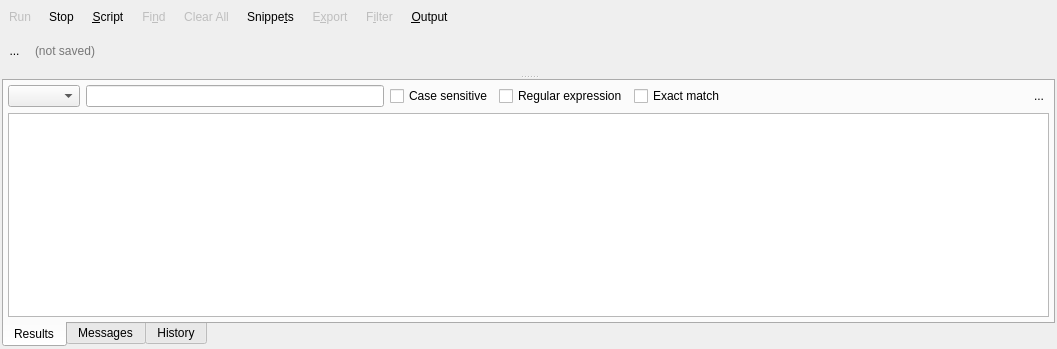
<?xml version="1.0" encoding="UTF-8"?>
<ui version="4.0">
 <class>SQLExecutionWidget</class>
 <widget class="QWidget" name="SQLExecutionWidget">
  <property name="geometry">
   <rect>
    <x>0</x>
    <y>0</y>
    <width>1057</width>
    <height>349</height>
   </rect>
  </property>
  <property name="baseSize">
   <size>
    <width>780</width>
    <height>0</height>
   </size>
  </property>
  <property name="windowTitle">
   <string>Form</string>
  </property>
  <layout class="QGridLayout" name="gridLayout">
   <property name="leftMargin">
    <number>2</number>
   </property>
   <property name="topMargin">
    <number>2</number>
   </property>
   <property name="rightMargin">
    <number>2</number>
   </property>
   <property name="bottomMargin">
    <number>2</number>
   </property>
   <item row="1" column="0">
    <widget class="QWidget" name="filename_wgt" native="true">
     <property name="minimumSize">
      <size>
       <width>0</width>
       <height>0</height>
      </size>
     </property>
     <layout class="QHBoxLayout" name="horizontalLayout_3">
      <property name="leftMargin">
       <number>0</number>
      </property>
      <property name="topMargin">
       <number>0</number>
      </property>
      <property name="rightMargin">
       <number>0</number>
      </property>
      <property name="bottomMargin">
       <number>0</number>
      </property>
      <item>
       <widget class="QToolButton" name="close_file_tb">
        <property name="minimumSize">
         <size>
          <width>25</width>
          <height>25</height>
         </size>
        </property>
        <property name="maximumSize">
         <size>
          <width>25</width>
          <height>25</height>
         </size>
        </property>
        <property name="toolTip">
         <string>Close the current SQL script</string>
        </property>
        <property name="text">
         <string>...</string>
        </property>
        <property name="icon">
         <iconset resource="../res/resources.qrc">
          <normaloff>:/icones/icones/fechar.png</normaloff>:/icones/icones/fechar.png</iconset>
        </property>
        <property name="iconSize">
         <size>
          <width>20</width>
          <height>20</height>
         </size>
        </property>
        <property name="autoRaise">
         <bool>true</bool>
        </property>
       </widget>
      </item>
      <item>
       <widget class="QLineEdit" name="filename_edt">
        <property name="minimumSize">
         <size>
          <width>0</width>
          <height>25</height>
         </size>
        </property>
        <property name="toolTip">
         <string>SQL script currently handled</string>
        </property>
        <property name="autoFillBackground">
         <bool>false</bool>
        </property>
        <property name="styleSheet">
         <string notr="true">background: transparent;</string>
        </property>
        <property name="text">
         <string/>
        </property>
        <property name="frame">
         <bool>false</bool>
        </property>
        <property name="cursorPosition">
         <number>0</number>
        </property>
        <property name="readOnly">
         <bool>true</bool>
        </property>
        <property name="placeholderText">
         <string>(not saved)</string>
        </property>
       </widget>
      </item>
     </layout>
    </widget>
   </item>
   <item row="0" column="0">
    <layout class="QHBoxLayout" name="horizontalLayout">
     <property name="spacing">
      <number>4</number>
     </property>
     <item>
      <widget class="QToolButton" name="run_sql_tb">
       <property name="enabled">
        <bool>false</bool>
       </property>
       <property name="sizePolicy">
        <sizepolicy hsizetype="Fixed" vsizetype="Fixed">
         <horstretch>0</horstretch>
         <verstretch>0</verstretch>
        </sizepolicy>
       </property>
       <property name="minimumSize">
        <size>
         <width>0</width>
         <height>30</height>
        </size>
       </property>
       <property name="toolTip">
        <string>Run the specified SQL command</string>
       </property>
       <property name="text">
        <string>Run</string>
       </property>
       <property name="icon">
        <iconset resource="../res/resources.qrc">
         <normaloff>:/icones/icones/run.png</normaloff>:/icones/icones/run.png</iconset>
       </property>
       <property name="iconSize">
        <size>
         <width>22</width>
         <height>22</height>
        </size>
       </property>
       <property name="shortcut">
        <string>F5</string>
       </property>
       <property name="toolButtonStyle">
        <enum>Qt::ToolButtonTextBesideIcon</enum>
       </property>
       <property name="autoRaise">
        <bool>true</bool>
       </property>
      </widget>
     </item>
     <item>
      <widget class="QToolButton" name="stop_tb">
       <property name="enabled">
        <bool>true</bool>
       </property>
       <property name="sizePolicy">
        <sizepolicy hsizetype="Fixed" vsizetype="Fixed">
         <horstretch>0</horstretch>
         <verstretch>0</verstretch>
        </sizepolicy>
       </property>
       <property name="minimumSize">
        <size>
         <width>0</width>
         <height>30</height>
        </size>
       </property>
       <property name="toolTip">
        <string>Cancel the execution of the current SQL command</string>
       </property>
       <property name="text">
        <string>Stop</string>
       </property>
       <property name="icon">
        <iconset resource="../res/resources.qrc">
         <normaloff>:/icones/icones/stop.png</normaloff>:/icones/icones/stop.png</iconset>
       </property>
       <property name="iconSize">
        <size>
         <width>22</width>
         <height>22</height>
        </size>
       </property>
       <property name="shortcut">
        <string>Esc</string>
       </property>
       <property name="toolButtonStyle">
        <enum>Qt::ToolButtonTextBesideIcon</enum>
       </property>
       <property name="autoRaise">
        <bool>true</bool>
       </property>
      </widget>
     </item>
     <item>
      <widget class="QToolButton" name="file_tb">
       <property name="enabled">
        <bool>true</bool>
       </property>
       <property name="minimumSize">
        <size>
         <width>0</width>
         <height>30</height>
        </size>
       </property>
       <property name="toolTip">
        <string>Handle external SQL script</string>
       </property>
       <property name="text">
        <string>&amp;Script</string>
       </property>
       <property name="icon">
        <iconset resource="../res/resources.qrc">
         <normaloff>:/icones/icones/codigosql.png</normaloff>:/icones/icones/codigosql.png</iconset>
       </property>
       <property name="iconSize">
        <size>
         <width>22</width>
         <height>22</height>
        </size>
       </property>
       <property name="shortcut">
        <string>Alt+F</string>
       </property>
       <property name="checkable">
        <bool>false</bool>
       </property>
       <property name="checked">
        <bool>false</bool>
       </property>
       <property name="popupMode">
        <enum>QToolButton::InstantPopup</enum>
       </property>
       <property name="toolButtonStyle">
        <enum>Qt::ToolButtonTextBesideIcon</enum>
       </property>
       <property name="autoRaise">
        <bool>true</bool>
       </property>
      </widget>
     </item>
     <item>
      <widget class="QToolButton" name="find_tb">
       <property name="enabled">
        <bool>false</bool>
       </property>
       <property name="minimumSize">
        <size>
         <width>0</width>
         <height>30</height>
        </size>
       </property>
       <property name="toolTip">
        <string>Search in SQL code</string>
       </property>
       <property name="text">
        <string>Fi&amp;nd</string>
       </property>
       <property name="icon">
        <iconset resource="../res/resources.qrc">
         <normaloff>:/icones/icones/buscar.png</normaloff>:/icones/icones/buscar.png</iconset>
       </property>
       <property name="iconSize">
        <size>
         <width>22</width>
         <height>22</height>
        </size>
       </property>
       <property name="shortcut">
        <string>Ctrl+F</string>
       </property>
       <property name="checkable">
        <bool>true</bool>
       </property>
       <property name="checked">
        <bool>false</bool>
       </property>
       <property name="popupMode">
        <enum>QToolButton::InstantPopup</enum>
       </property>
       <property name="toolButtonStyle">
        <enum>Qt::ToolButtonTextBesideIcon</enum>
       </property>
       <property name="autoRaise">
        <bool>true</bool>
       </property>
      </widget>
     </item>
     <item>
      <widget class="QToolButton" name="clear_btn">
       <property name="enabled">
        <bool>false</bool>
       </property>
       <property name="minimumSize">
        <size>
         <width>0</width>
         <height>30</height>
        </size>
       </property>
       <property name="toolTip">
        <string>Clear sql input field and results</string>
       </property>
       <property name="text">
        <string>Clear All</string>
       </property>
       <property name="icon">
        <iconset resource="../res/resources.qrc">
         <normaloff>:/icones/icones/limpartexto.png</normaloff>:/icones/icones/limpartexto.png</iconset>
       </property>
       <property name="iconSize">
        <size>
         <width>22</width>
         <height>22</height>
        </size>
       </property>
       <property name="toolButtonStyle">
        <enum>Qt::ToolButtonTextBesideIcon</enum>
       </property>
       <property name="autoRaise">
        <bool>true</bool>
       </property>
      </widget>
     </item>
     <item>
      <widget class="QToolButton" name="snippets_tb">
       <property name="enabled">
        <bool>true</bool>
       </property>
       <property name="minimumSize">
        <size>
         <width>0</width>
         <height>30</height>
        </size>
       </property>
       <property name="toolTip">
        <string>Export results to a CSV file</string>
       </property>
       <property name="text">
        <string>Snippe&amp;ts</string>
       </property>
       <property name="icon">
        <iconset resource="../res/resources.qrc">
         <normaloff>:/icones/icones/codesnippet.png</normaloff>:/icones/icones/codesnippet.png</iconset>
       </property>
       <property name="iconSize">
        <size>
         <width>22</width>
         <height>22</height>
        </size>
       </property>
       <property name="shortcut">
        <string>Alt+T</string>
       </property>
       <property name="checkable">
        <bool>false</bool>
       </property>
       <property name="checked">
        <bool>false</bool>
       </property>
       <property name="popupMode">
        <enum>QToolButton::InstantPopup</enum>
       </property>
       <property name="toolButtonStyle">
        <enum>Qt::ToolButtonTextBesideIcon</enum>
       </property>
       <property name="autoRaise">
        <bool>true</bool>
       </property>
      </widget>
     </item>
     <item>
      <widget class="QToolButton" name="export_tb">
       <property name="enabled">
        <bool>false</bool>
       </property>
       <property name="minimumSize">
        <size>
         <width>0</width>
         <height>30</height>
        </size>
       </property>
       <property name="toolTip">
        <string>Export results to a CSV file</string>
       </property>
       <property name="text">
        <string>E&amp;xport</string>
       </property>
       <property name="icon">
        <iconset resource="../res/resources.qrc">
         <normaloff>:/icones/icones/exportdata.png</normaloff>:/icones/icones/exportdata.png</iconset>
       </property>
       <property name="iconSize">
        <size>
         <width>22</width>
         <height>22</height>
        </size>
       </property>
       <property name="shortcut">
        <string>Alt+X</string>
       </property>
       <property name="checkable">
        <bool>false</bool>
       </property>
       <property name="checked">
        <bool>false</bool>
       </property>
       <property name="toolButtonStyle">
        <enum>Qt::ToolButtonTextBesideIcon</enum>
       </property>
       <property name="autoRaise">
        <bool>true</bool>
       </property>
      </widget>
     </item>
     <item>
      <widget class="QToolButton" name="filter_tb">
       <property name="enabled">
        <bool>false</bool>
       </property>
       <property name="minimumSize">
        <size>
         <width>0</width>
         <height>30</height>
        </size>
       </property>
       <property name="toolTip">
        <string>Filter the retrived results</string>
       </property>
       <property name="text">
        <string>F&amp;ilter</string>
       </property>
       <property name="icon">
        <iconset resource="../res/resources.qrc">
         <normaloff>:/icones/icones/filter.png</normaloff>:/icones/icones/filter.png</iconset>
       </property>
       <property name="iconSize">
        <size>
         <width>22</width>
         <height>22</height>
        </size>
       </property>
       <property name="shortcut">
        <string>Alt+I</string>
       </property>
       <property name="checkable">
        <bool>true</bool>
       </property>
       <property name="checked">
        <bool>false</bool>
       </property>
       <property name="toolButtonStyle">
        <enum>Qt::ToolButtonTextBesideIcon</enum>
       </property>
       <property name="autoRaise">
        <bool>true</bool>
       </property>
      </widget>
     </item>
     <item>
      <widget class="QToolButton" name="output_tb">
       <property name="enabled">
        <bool>true</bool>
       </property>
       <property name="minimumSize">
        <size>
         <width>0</width>
         <height>30</height>
        </size>
       </property>
       <property name="toolTip">
        <string>Toggles the output pane</string>
       </property>
       <property name="text">
        <string>&amp;Output</string>
       </property>
       <property name="icon">
        <iconset resource="../res/resources.qrc">
         <normaloff>:/icones/icones/outputpane.png</normaloff>:/icones/icones/outputpane.png</iconset>
       </property>
       <property name="iconSize">
        <size>
         <width>22</width>
         <height>22</height>
        </size>
       </property>
       <property name="shortcut">
        <string>Alt+O</string>
       </property>
       <property name="checkable">
        <bool>true</bool>
       </property>
       <property name="checked">
        <bool>false</bool>
       </property>
       <property name="toolButtonStyle">
        <enum>Qt::ToolButtonTextBesideIcon</enum>
       </property>
       <property name="autoRaise">
        <bool>true</bool>
       </property>
      </widget>
     </item>
     <item>
      <spacer name="horizontalSpacer">
       <property name="orientation">
        <enum>Qt::Horizontal</enum>
       </property>
       <property name="sizeType">
        <enum>QSizePolicy::Expanding</enum>
       </property>
       <property name="sizeHint" stdset="0">
        <size>
         <width>10</width>
         <height>20</height>
        </size>
       </property>
      </spacer>
     </item>
     <item>
      <layout class="QHBoxLayout" name="horizontalLayout_2">
       <property name="spacing">
        <number>0</number>
       </property>
       <property name="leftMargin">
        <number>0</number>
       </property>
       <item>
        <widget class="QLabel" name="label_5">
         <property name="minimumSize">
          <size>
           <width>20</width>
           <height>20</height>
          </size>
         </property>
         <property name="maximumSize">
          <size>
           <width>22</width>
           <height>22</height>
          </size>
         </property>
         <property name="text">
          <string/>
         </property>
         <property name="pixmap">
          <pixmap resource="../res/resources.qrc">:/icones/icones/database.png</pixmap>
         </property>
         <property name="scaledContents">
          <bool>true</bool>
         </property>
         <property name="indent">
          <number>-1</number>
         </property>
        </widget>
       </item>
       <item>
        <widget class="QLabel" name="db_name_lbl">
         <property name="sizePolicy">
          <sizepolicy hsizetype="Preferred" vsizetype="Fixed">
           <horstretch>0</horstretch>
           <verstretch>0</verstretch>
          </sizepolicy>
         </property>
         <property name="toolTip">
          <string>Current working database</string>
         </property>
         <property name="text">
          <string/>
         </property>
         <property name="indent">
          <number>5</number>
         </property>
        </widget>
       </item>
      </layout>
     </item>
    </layout>
   </item>
   <item row="2" column="0">
    <widget class="QSplitter" name="v_splitter">
     <property name="orientation">
      <enum>Qt::Vertical</enum>
     </property>
     <property name="childrenCollapsible">
      <bool>false</bool>
     </property>
     <widget class="QWidget" name="layoutWidget">
      <layout class="QVBoxLayout" name="verticalLayout_2">
       <item>
        <widget class="QWidget" name="sql_cmd_wgt" native="true">
         <property name="enabled">
          <bool>true</bool>
         </property>
        </widget>
       </item>
       <item>
        <widget class="QWidget" name="find_wgt_parent" native="true">
         <property name="sizePolicy">
          <sizepolicy hsizetype="Preferred" vsizetype="Fixed">
           <horstretch>0</horstretch>
           <verstretch>0</verstretch>
          </sizepolicy>
         </property>
        </widget>
       </item>
      </layout>
     </widget>
     <widget class="QWidget" name="layoutWidget1">
      <layout class="QGridLayout" name="gridLayout_2">
       <property name="spacing">
        <number>0</number>
       </property>
       <item row="1" column="0" rowspan="2">
        <widget class="QWidget" name="output_wgt" native="true">
         <property name="minimumSize">
          <size>
           <width>0</width>
           <height>0</height>
          </size>
         </property>
         <layout class="QVBoxLayout" name="verticalLayout">
          <property name="spacing">
           <number>0</number>
          </property>
          <property name="leftMargin">
           <number>0</number>
          </property>
          <property name="topMargin">
           <number>0</number>
          </property>
          <property name="rightMargin">
           <number>0</number>
          </property>
          <property name="bottomMargin">
           <number>0</number>
          </property>
          <item>
           <widget class="QTabWidget" name="output_tbw">
            <property name="sizePolicy">
             <sizepolicy hsizetype="Expanding" vsizetype="Preferred">
              <horstretch>0</horstretch>
              <verstretch>0</verstretch>
             </sizepolicy>
            </property>
            <property name="tabPosition">
             <enum>QTabWidget::South</enum>
            </property>
            <property name="currentIndex">
             <number>0</number>
            </property>
            <property name="documentMode">
             <bool>false</bool>
            </property>
            <property name="movable">
             <bool>false</bool>
            </property>
            <widget class="QWidget" name="tab">
             <property name="autoFillBackground">
              <bool>false</bool>
             </property>
             <attribute name="title">
              <string>Results</string>
             </attribute>
             <layout class="QGridLayout" name="gridLayout_5">
              <property name="leftMargin">
               <number>4</number>
              </property>
              <property name="topMargin">
               <number>4</number>
              </property>
              <property name="rightMargin">
               <number>4</number>
              </property>
              <property name="bottomMargin">
               <number>4</number>
              </property>
              <item row="0" column="0">
               <widget class="QWidget" name="filter_wgt" native="true">
                <property name="minimumSize">
                 <size>
                  <width>0</width>
                  <height>0</height>
                 </size>
                </property>
                <layout class="QHBoxLayout" name="horizontalLayout_5">
                 <property name="leftMargin">
                  <number>0</number>
                 </property>
                 <property name="topMargin">
                  <number>0</number>
                 </property>
                 <property name="rightMargin">
                  <number>0</number>
                 </property>
                 <property name="bottomMargin">
                  <number>0</number>
                 </property>
                 <item>
                  <widget class="QComboBox" name="columns_cmb"/>
                 </item>
                 <item>
                  <widget class="QLineEdit" name="filter_edt">
                   <property name="sizePolicy">
                    <sizepolicy hsizetype="MinimumExpanding" vsizetype="Fixed">
                     <horstretch>0</horstretch>
                     <verstretch>0</verstretch>
                    </sizepolicy>
                   </property>
                   <property name="clearButtonEnabled">
                    <bool>true</bool>
                   </property>
                  </widget>
                 </item>
                 <item>
                  <widget class="QCheckBox" name="case_sensitive_chk">
                   <property name="sizePolicy">
                    <sizepolicy hsizetype="Fixed" vsizetype="Fixed">
                     <horstretch>0</horstretch>
                     <verstretch>0</verstretch>
                    </sizepolicy>
                   </property>
                   <property name="text">
                    <string>Case sensitive</string>
                   </property>
                  </widget>
                 </item>
                 <item>
                  <widget class="QCheckBox" name="regexp_chk">
                   <property name="sizePolicy">
                    <sizepolicy hsizetype="Fixed" vsizetype="Fixed">
                     <horstretch>0</horstretch>
                     <verstretch>0</verstretch>
                    </sizepolicy>
                   </property>
                   <property name="text">
                    <string>Regular expression</string>
                   </property>
                  </widget>
                 </item>
                 <item>
                  <widget class="QCheckBox" name="exact_chk">
                   <property name="sizePolicy">
                    <sizepolicy hsizetype="Fixed" vsizetype="Fixed">
                     <horstretch>0</horstretch>
                     <verstretch>0</verstretch>
                    </sizepolicy>
                   </property>
                   <property name="text">
                    <string>Exact match</string>
                   </property>
                  </widget>
                 </item>
                 <item>
                  <spacer name="horizontalSpacer_2">
                   <property name="orientation">
                    <enum>Qt::Horizontal</enum>
                   </property>
                   <property name="sizeHint" stdset="0">
                    <size>
                     <width>40</width>
                     <height>20</height>
                    </size>
                   </property>
                  </spacer>
                 </item>
                 <item>
                  <widget class="QToolButton" name="hide_tb">
                   <property name="minimumSize">
                    <size>
                     <width>20</width>
                     <height>20</height>
                    </size>
                   </property>
                   <property name="maximumSize">
                    <size>
                     <width>20</width>
                     <height>20</height>
                    </size>
                   </property>
                   <property name="toolTip">
                    <string>Hide this widget</string>
                   </property>
                   <property name="text">
                    <string>...</string>
                   </property>
                   <property name="icon">
                    <iconset resource="../res/resources.qrc">
                     <normaloff>:/icones/icones/fechar1.png</normaloff>:/icones/icones/fechar1.png</iconset>
                   </property>
                   <property name="autoRaise">
                    <bool>true</bool>
                   </property>
                  </widget>
                 </item>
                </layout>
               </widget>
              </item>
              <item row="1" column="0">
               <widget class="QWidget" name="results_parent" native="true">
                <layout class="QGridLayout" name="gridLayout_3">
                 <property name="leftMargin">
                  <number>0</number>
                 </property>
                 <property name="topMargin">
                  <number>0</number>
                 </property>
                 <property name="rightMargin">
                  <number>0</number>
                 </property>
                 <property name="bottomMargin">
                  <number>0</number>
                 </property>
                 <property name="horizontalSpacing">
                  <number>6</number>
                 </property>
                 <item row="2" column="0" colspan="5">
                  <widget class="QTableView" name="results_tbw">
                   <property name="editTriggers">
                    <set>QAbstractItemView::DoubleClicked|QAbstractItemView::EditKeyPressed</set>
                   </property>
                   <property name="alternatingRowColors">
                    <bool>true</bool>
                   </property>
                   <property name="selectionMode">
                    <enum>QAbstractItemView::ContiguousSelection</enum>
                   </property>
                   <attribute name="horizontalHeaderCascadingSectionResizes">
                    <bool>false</bool>
                   </attribute>
                   <attribute name="horizontalHeaderStretchLastSection">
                    <bool>true</bool>
                   </attribute>
                   <attribute name="verticalHeaderCascadingSectionResizes">
                    <bool>false</bool>
                   </attribute>
                   <attribute name="verticalHeaderMinimumSectionSize">
                    <number>38</number>
                   </attribute>
                   <attribute name="verticalHeaderDefaultSectionSize">
                    <number>38</number>
                   </attribute>
                  </widget>
                 </item>
                </layout>
               </widget>
              </item>
             </layout>
            </widget>
            <widget class="QWidget" name="tab_2">
             <attribute name="title">
              <string>Messages</string>
             </attribute>
             <layout class="QGridLayout" name="gridLayout_4">
              <property name="leftMargin">
               <number>4</number>
              </property>
              <property name="topMargin">
               <number>4</number>
              </property>
              <property name="rightMargin">
               <number>4</number>
              </property>
              <property name="bottomMargin">
               <number>4</number>
              </property>
              <item row="0" column="0">
               <widget class="QListWidget" name="msgoutput_lst">
                <property name="editTriggers">
                 <set>QAbstractItemView::NoEditTriggers</set>
                </property>
                <property name="showDropIndicator" stdset="0">
                 <bool>false</bool>
                </property>
                <property name="alternatingRowColors">
                 <bool>true</bool>
                </property>
                <property name="selectionMode">
                 <enum>QAbstractItemView::NoSelection</enum>
                </property>
                <property name="selectionBehavior">
                 <enum>QAbstractItemView::SelectRows</enum>
                </property>
                <property name="iconSize">
                 <size>
                  <width>20</width>
                  <height>20</height>
                 </size>
                </property>
                <property name="spacing">
                 <number>2</number>
                </property>
               </widget>
              </item>
             </layout>
            </widget>
            <widget class="QWidget" name="tab_3">
             <attribute name="title">
              <string>History</string>
             </attribute>
             <layout class="QGridLayout" name="gridLayout_6">
              <property name="leftMargin">
               <number>4</number>
              </property>
              <property name="topMargin">
               <number>4</number>
              </property>
              <property name="rightMargin">
               <number>4</number>
              </property>
              <property name="bottomMargin">
               <number>4</number>
              </property>
              <item row="1" column="0">
               <widget class="QWidget" name="find_history_parent" native="true"/>
              </item>
              <item row="0" column="0">
               <widget class="QWidget" name="cmd_history_parent" native="true">
                <property name="sizePolicy">
                 <sizepolicy hsizetype="Preferred" vsizetype="Expanding">
                  <horstretch>0</horstretch>
                  <verstretch>0</verstretch>
                 </sizepolicy>
                </property>
               </widget>
              </item>
             </layout>
            </widget>
           </widget>
          </item>
         </layout>
        </widget>
       </item>
      </layout>
     </widget>
    </widget>
   </item>
  </layout>
 </widget>
 <resources>
  <include location="../res/resources.qrc"/>
 </resources>
 <connections/>
</ui>
